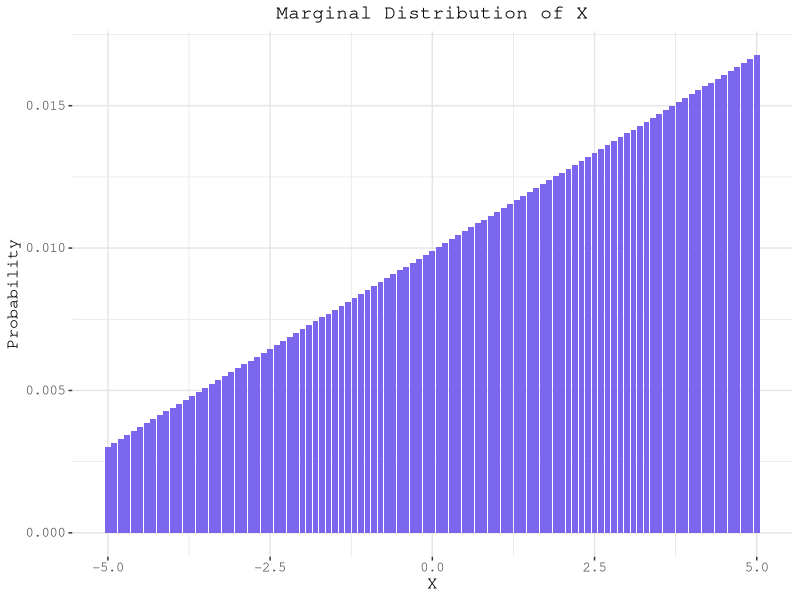
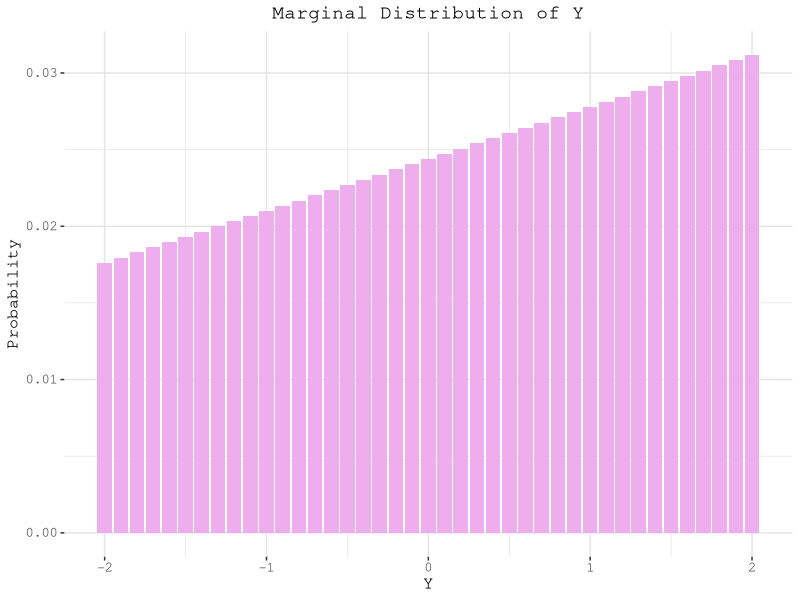
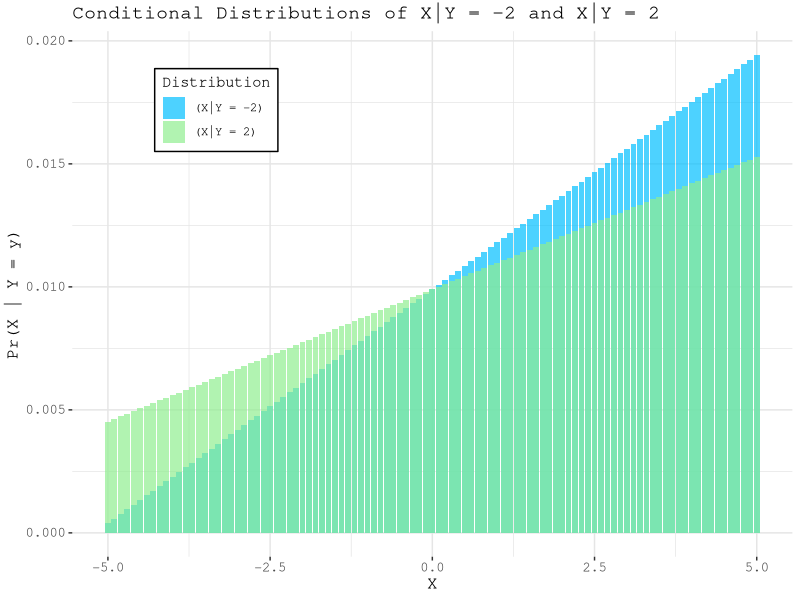

Reproduce these figures in R, in order.
# ECON 21020 PSET 1
# Danielle Guo
# 4/1/2026
install.packages("usethis")
library(ggplot2)
library(crayon)
library(ggthemes)
rm(list = ls())

# QUESTION 10:
  # For the discrete joint distribution of (X, Y) given by 
  # X ∈ {−5, −4.9, . − 4.8, ..., 4.8, 4.9, 5}, Y ∈ {−2, −1.9, . − 1.8, ..., 1.8, 1.9, 2}. 
  # There are 101 possible values for X, and 41 for Y. The probability of point (x_i, y_j ) 
  # (corresponding to the i and jth elements of X and Y respectively)
  # p(x_i, y_j) = (i + j)/(sum(outer(1:101, 1:41, "+")))

### (A) Plot the marginal distributions of X and Y ###

#Assigning x and y R.V.s & creating lists to hold the values of the marginal distributions of X and Y.
xvalues = seq(-5, 5, length.out = 101)
yvalues = seq(-2, 2, length.out = 41)
ymargdist <- list()
xmargdist <- list()

#For each i, summing over all j to get the marginal distribution of x.
for (i in 1:101) {
  temp <- 0
  for (j in 1:41) {
    temp <- temp + ((i + j)/(sum(outer(1:101, 1:41, "+"))))
  }
  xmargdist[[i]] <- temp
}

#For each j, summing over all i to get the marginal distribution of Y.
for (j in 1:41) {
  temp <- 0
  for (i in 1:101) {
    temp <- temp + ((i + j)/(sum(outer(1:101, 1:41, "+"))))
  }
  ymargdist[[j]] <- temp
}

#Plotting marginal distribution of X.
df_x <- data.frame(
  x_x = xvalues,
  y_x = unlist(xmargdist)
)
ggplot(df_x, aes(x = x_x, y = y_x)) +
  geom_bar(stat = "identity", fill = "slateblue2") +
  labs(title = "Marginal Distribution of X", x = "X", y = "Probability") +
  theme(
    panel.background = element_rect(fill = "white"),
    plot.background  = element_rect(fill = "white"),
    panel.grid = element_line(color = "grey90"),
    text = element_text(family = "mono"),
    plot.title = element_text(family = "mono", size = 14, hjust = 0.5),
    axis.title = element_text(family = "mono", size = 12),
    axis.text = element_text(family = "mono", size = 10))


#Plotting marginal distribution of Y.
df_y <- data.frame(
  x_y = yvalues,
  y_y = unlist(ymargdist)
)
ggplot(df_y, aes(x = x_y, y = y_y)) +
  geom_bar(stat = "identity", fill = "plum2") +
  labs(title = "Marginal Distribution of Y", x = "Y", y = "Probability") +
  theme(
    panel.background = element_rect(fill = "white"),
    plot.background  = element_rect(fill = "white"),
    panel.grid = element_line(color = "grey90"),
    text = element_text(family = "mono"),
    plot.title = element_text(family = "mono", size = 14, hjust = 0.5),
    axis.title = element_text(family = "mono", size = 12),
    axis.text = element_text(family = "mono", size = 10))

###(B) On the same figure, plot two conditional distributions when Y = −2 and Y = 2.###

#For each i, determining conditional probability given that Y = -2.
condist_yneg2 <- list()
for (i in 1:101) {
  temp_c1 = 0
  j = 1
  temp_c1 <- temp_c1 + ((i + j)/(sum(outer(1:101, 1:41, "+"))))/ymargdist[[j]]
  condist_yneg2[[i]] <- temp_c1
}

#For each i, determining conditional probability given that Y = 2
condist_y2 <- list()
for (i in 1:101) {
  temp_c2 = 0
  j = 41
  temp_c2 <- temp_c2 + ((i + j)/(sum(outer(1:101, 1:41, "+"))))/ymargdist[[j]]
  condist_y2[[i]] <- temp_c2
}

#Plotting conditional distributions of X|Y = -2 and X|Y = 2.
df_yneg2 <- data.frame(
  x_neg2 = xvalues,
  y_neg2 = unlist(condist_yneg2)
)

df_y2 <- data.frame(
  x_2 = xvalues,
  y_2 = unlist(condist_y2)
)

ggplot() +
  geom_bar(data = df_yneg2, aes(x = x_neg2, y = y_neg2, fill = "(X|Y = -2)"), stat = "identity", alpha = 0.7) +
  geom_bar(data = df_y2, aes(x = x_2, y = y_2, fill = "(X|Y = 2)"), stat = "identity", alpha = 0.7) +
  scale_fill_manual(values = c("(X|Y = -2)" = "deepskyblue", "(X|Y = 2)" = "lightgreen")) +
  labs(title = "Conditional Distributions of X|Y = -2 and X|Y = 2", x = "X", y = "Pr(X | Y = y)", fill = "Distribution") +
  theme(
    panel.background = element_rect(fill = "white"),
    plot.background  = element_rect(fill = "white"),
    panel.grid = element_line(color = "grey90"),
    legend.background = element_rect(color = "black"),
    legend.position = c(0.2, 0.85),
    text = element_text(family = "mono"), 
    plot.title = element_text(family = "mono", size = 14),
    axis.title = element_text(family = "mono", size = 12),
    axis.text = element_text(family = "mono", size = 10))
